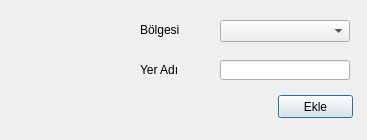
<?xml version="1.0" encoding="UTF-8"?>
<ui version="4.0">
 <class>YerEkle</class>
 <widget class="QDialog" name="YerEkle">
  <property name="geometry">
   <rect>
    <x>0</x>
    <y>0</y>
    <width>367</width>
    <height>140</height>
   </rect>
  </property>
  <property name="windowTitle">
   <string>Yer ekle</string>
  </property>
  <property name="windowIcon">
   <iconset resource="../../../arch/İntertek Teslimat/lib/icon/ic.qrc">
    <normaloff>:/rolix/docky.png</normaloff>:/rolix/docky.png</iconset>
  </property>
  <widget class="QLabel" name="label">
   <property name="geometry">
    <rect>
     <x>10</x>
     <y>10</y>
     <width>100</width>
     <height>100</height>
    </rect>
   </property>
   <property name="text">
    <string/>
   </property>
   <property name="pixmap">
    <pixmap resource="../../../arch/İntertek Teslimat/lib/icon/ic.qrc">:/rolix/docky.png</pixmap>
   </property>
   <property name="alignment">
    <set>Qt::AlignCenter</set>
   </property>
  </widget>
  <widget class="QLabel" name="label_2">
   <property name="geometry">
    <rect>
     <x>140</x>
     <y>20</y>
     <width>60</width>
     <height>20</height>
    </rect>
   </property>
   <property name="text">
    <string>Bölgesi</string>
   </property>
  </widget>
  <widget class="QComboBox" name="comboBox">
   <property name="geometry">
    <rect>
     <x>220</x>
     <y>20</y>
     <width>130</width>
     <height>22</height>
    </rect>
   </property>
  </widget>
  <widget class="QLabel" name="label_3">
   <property name="geometry">
    <rect>
     <x>140</x>
     <y>60</y>
     <width>60</width>
     <height>20</height>
    </rect>
   </property>
   <property name="text">
    <string>Yer Adı</string>
   </property>
  </widget>
  <widget class="QLineEdit" name="lineEdit">
   <property name="geometry">
    <rect>
     <x>220</x>
     <y>60</y>
     <width>130</width>
     <height>20</height>
    </rect>
   </property>
  </widget>
  <widget class="QPushButton" name="pushButton">
   <property name="geometry">
    <rect>
     <x>278</x>
     <y>95</y>
     <width>75</width>
     <height>23</height>
    </rect>
   </property>
   <property name="text">
    <string>Ekle</string>
   </property>
  </widget>
 </widget>
 <resources>
  <include location="../../../arch/İntertek Teslimat/lib/icon/ic.qrc"/>
 </resources>
 <connections>
  <connection>
   <sender>pushButton</sender>
   <signal>clicked()</signal>
   <receiver>YerEkle</receiver>
   <slot>close()</slot>
   <hints>
    <hint type="sourcelabel">
     <x>288</x>
     <y>102</y>
    </hint>
    <hint type="destinationlabel">
     <x>129</x>
     <y>91</y>
    </hint>
   </hints>
  </connection>
 </connections>
</ui>
